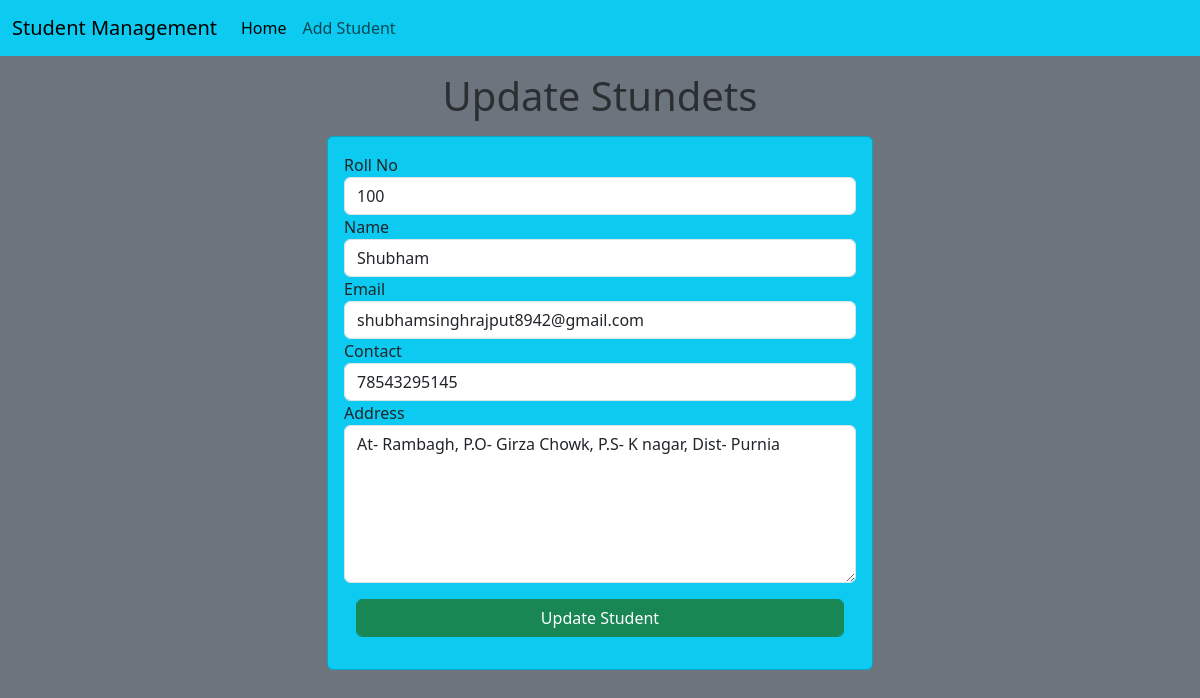
Page /edit-std/7 on the committed database.
### std/models.py (models this page shows)
class Student(models.Model):
    roll=models.CharField(max_length=3)
    name=models.CharField(max_length=50)
    email=models.CharField(max_length=50)
    contact=models.CharField(max_length=13)
    address=models.CharField(max_length=300)

### std/views.py (the view)
# urls.py: path("edit-std/<int:roll>",update_std),
def update_std(request,roll):
    std=Student.objects.get(pk=roll)
    return render(request,"std/update_std.html",{'std':std})

### std/templates/std/update_std.html (shortened to what this page needs)
<!DOCTYPE html>
<html lang="en">
<head>
    <link href="https://cdn.jsdelivr.net/npm/bootstrap@5.3.1/dist/css/bootstrap.min.css" rel="stylesheet">
</head>
<body class="bg-secondary">
 {% include 'std/navbar.html'  %}
    <h1 class="text-center my-3 text-secondary-emphasis">Update Stundets</h1>
    <div class="container">
        <div class="row">
            <div class="col-md-6 offset-md-3">
                <div class="card bg-info">
                    <div class="card-body">
                        <form action="/do_edit-std/{{std.id}}" method="POST">
                           <div class="md-3">
                            <label for="roll">Roll No</label>
                            <input type="text" name="std_roll" id="roll" class="form-control" placeholder="Enetr your roll" value={{std.roll}} required>
                           </div>
                           <div class="md-3">
                            <label for="name">Name</label>
                            <input type="text" name="std_name" id="name" class="form-control" placeholder="Enetr your name" value={{std.name}} required>
                           </div>
                           <div class="md-3">
                            <label for="email">Email</label>
                            <input type="email" name="std_email" id="email" class="form-control" placeholder="Enetr your email" value={{std.email}} required>
                           </div>
                           <div class="md-3">
                            <label for="contact">Contact</label>
                            <input type="text" name="std_contact" id="contact" class="form-control" placeholder="Enetr your contact" value={{std.contact}} required>
                           </div>
                           <div class="md-3">
                            <label for="address">Address</label>
                            <textarea name="std_address" id="address" cols="18" rows="6" class="form-control" placeholder="Enter your address" required>{{std.address}}</textarea>
                           </div>
                           <div class="container text-center my-3">
                            <button class="btn btn-success form-control">Update Student</button>
                           </div>
                        </form>
                    </div>
                </div>
            </div>
        </div>
    </div>
</body>
</html>

### rows in the picture
Student: std_roll "100", std_name "Shubham", std_email "shubhamsinghrajput8942@gmail.com", std_contact "78543295145", std_address "At- Rambagh, P.O- Girza Chowk, P.S- K nagar, Dist- Purnia"
